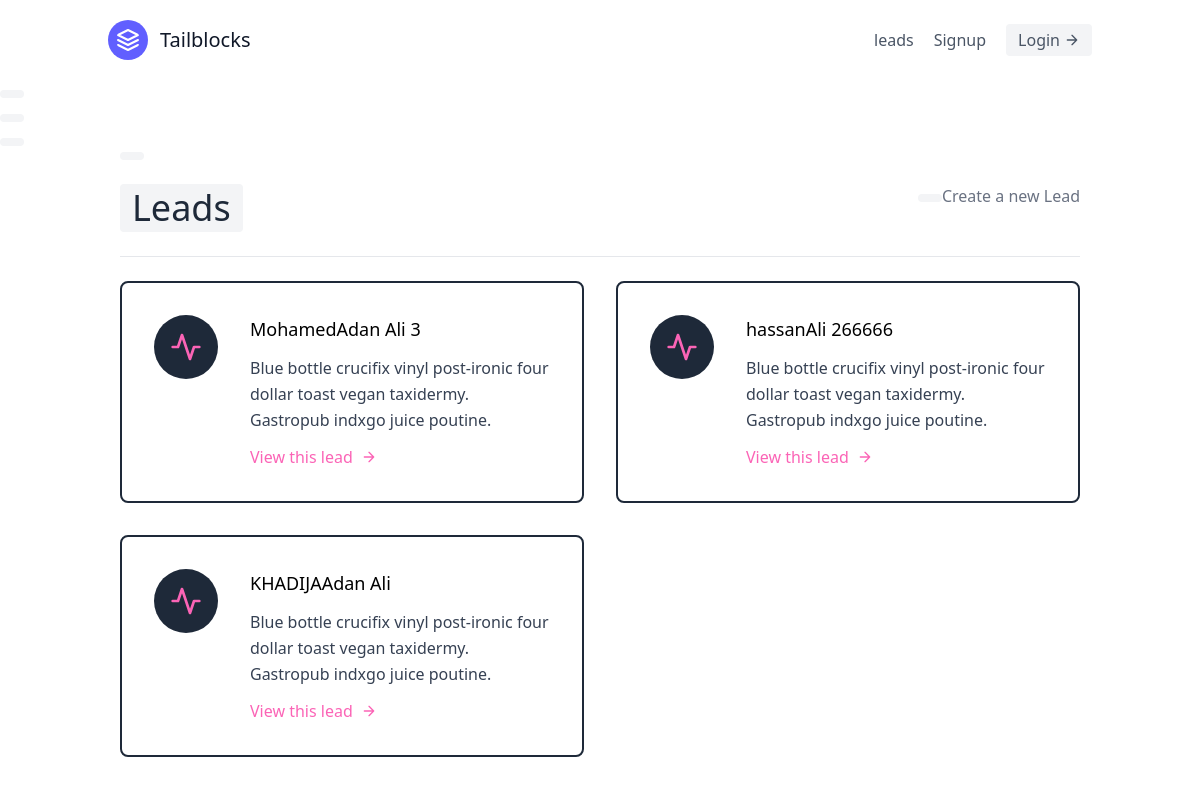
The page /leads/ on the database as committed earlier.
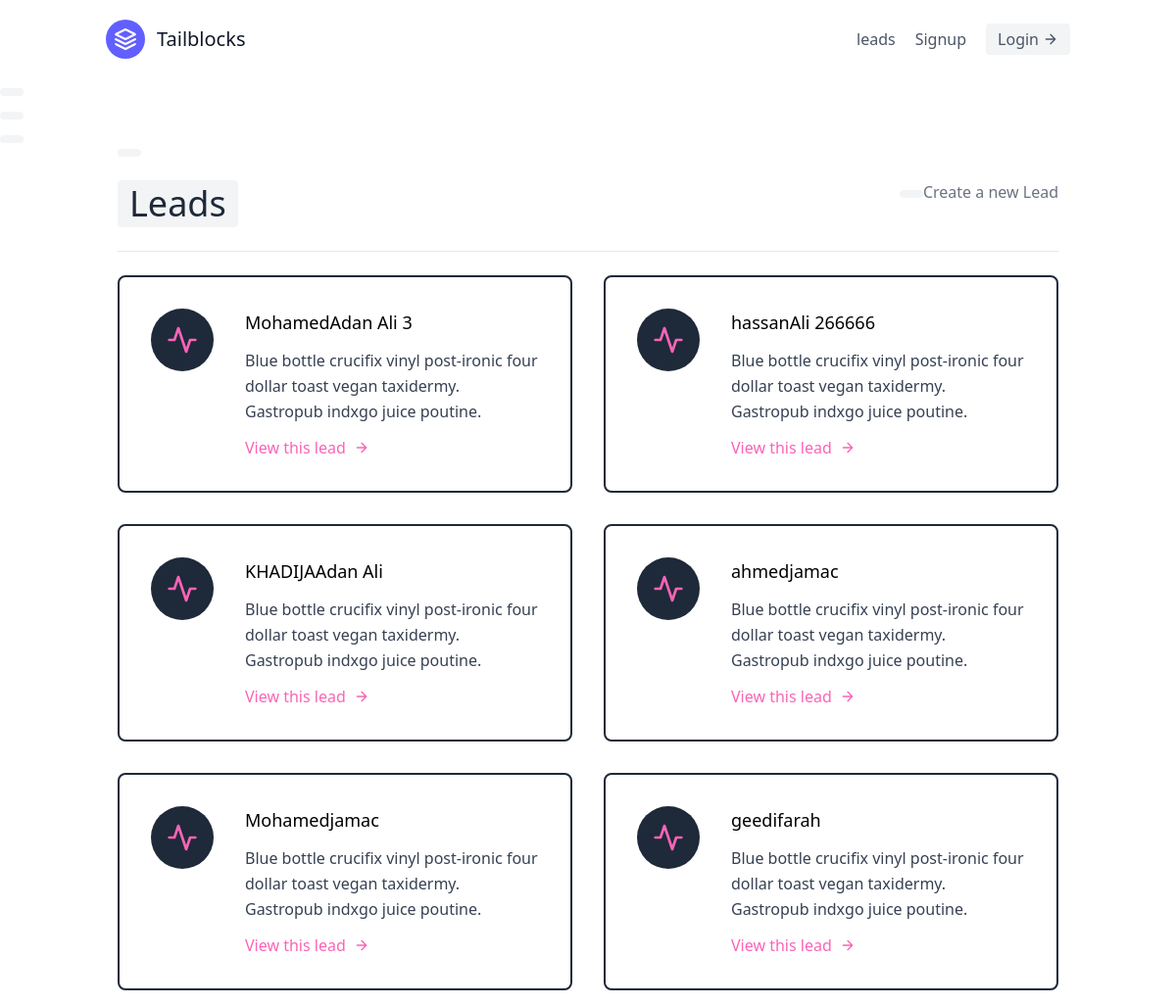
The same page on the database as committed later.
### leads/models.py (models this page shows, shortened)
class lead(models.Model):
    first_name = models.CharField(max_length=20)
    last_name = models.CharField(max_length=20)
    age = models.IntegerField(default=0)
    agent = models.ForeignKey("Agent", on_delete=models.CASCADE)

### leads/views.py (the view)
# urls.py: path("", LeadListView.as_view(), name="lead-list"),
class LeadListView(ListView):
    template_name = "leads/lead_list.html"
    queryset = lead.objects.all()

### leads/templates/leads/lead_list.html
{% extends "base.html" %}
{% block content %}
<section class="text-gray-700 body-font">
  <div class="container px-8  mx-auto flex flex-wrap">
  <div class="w-full mb-6 py-6 flex justify-between iterm-center border-b border-gray-200 ">
    <div>
        <h1 class="text-4xl text-gray-800">Leads</h1>
    </div>
    <div>
        <a class="text-gray-500 hover:text-blue-500" href="{% url 'leads:lead-create' %}">Create a new Lead</a>
    </div>
  </div>
    <div class="flex flex-wrap -m-4">
      {% for lead in object_list %}
        <div class="p-4 lg:w-1/2 md:w-full">
            <div class="flex border-2 rounded-lg border-gray-800 p-8 sm:flex-row flex-col">
                <div class="w-16 h-16 sm:mr-8 sm:mb-0 mb-4 inline-flex items-center justify-center rounded-full bg-gray-800 text-pink-400 flex-shrink-0">
                    <svg fill="none" stroke="currentColor" stroke-linecap="round" stroke-linejoin="round" stroke-width="2" class="w-8 h-8" viewBox="0 0 24 24">
                    <path d="M22 12h-4l-3 9L9 3l-3 9H2"></path>
                    </svg>
                </div>
                <div class="flex-grow">
                    <h2 class="text-black text-lg title-font font-medium mb-3">
                    {{ lead.first_name }}{{ lead.last_name }}
                    </h2>
                    <p class="leading-relaxed text-base">
                    Blue bottle crucifix vinyl post-ironic four dollar toast vegan taxidermy. Gastropub indxgo juice poutine.
                    </p>
                    <a href="{% url 'leads:lead-detail' lead.pk %}" class="mt-3 text-pink-400 inline-flex items-center">
                        View this lead
                        <svg fill="none" stroke="currentColor" stroke-linecap="round" stroke-linejoin="round" stroke-width="2" class="w-4 h-4 ml-2" viewBox="0 0 24 24">
                            <path d="M5 12h14M12 5l7 7-7 7"></path>
                        </svg>
                    </a>
                </div>
            </div>
        </div>
      {% endfor%}
    </div>
  </div>
</section>
{% endblock content%}

### templates/base.html (shortened to what this page needs)
{% load static %}
<!DOCTYPE html>
<html lang="en">
<head>
    <link href="{% static 'css/style.css'%}" rel="stylesheet ">
     <script src="https://unpkg.com/@tailwindcss/browser@4"></script>
</head>
<body>
    <div class=" mx-auto max-w-8xl ">
        {% include "navbar.html"%}
        {% block content %}
        {% endblock content%}
    </div>
</body>
</html>

### templates/navbar.html (shortened to what this page needs)
<header class="text-gray-600 body-font">
  <div class="container mx-auto flex flex-wrap p-5 flex-col md:flex-row items-center">
    <a class="flex title-font font-medium items-center text-gray-900 mb-4 md:mb-0">
      <svg xmlns="http://www.w3.org/2000/svg" fill="none" stroke="currentColor" stroke-linecap="round" stroke-linejoin="round" stroke-width="2" class="w-10 h-10 text-white p-2 bg-indigo-500 rounded-full" viewBox="0 0 24 24">
        <path d="M12 2L2 7l10 5 10-5-10-5zM2 17l10 5 10-5M2 12l10 5 10-5"></path>
      </svg>
      <span class="ml-3 text-xl">Tailblocks</span>
    </a>
    <nav class="md:ml-auto flex flex-wrap items-center text-base justify-center">
      <a href="{% url 'leads:lead-list'%}" class="mr-5 hover:text-gray-900">leads</a>
      <a class="mr-5 hover:text-gray-900">Signup</a>
    </nav>
    <a href="#" class="inline-flex items-center bg-gray-100 border-0 py-1 px-3 focus:outline-none hover:bg-gray-200 rounded text-base mt-4 md:mt-0">
        Login
        <svg fill="none" stroke="currentColor" stroke-linecap="round" stroke-linejoin="round" stroke-width="2" class="w-4 h-4 ml-1" viewBox="0 0 24 24">
        <path d="M5 12h14M12 5l7 7-7 7"></path>
        </svg>
  </div>
</header>

### templates/scripts.html (shortened to what this page needs)
{% load static %}

Rows that differ between the two databases and show on the page:
added lead: first_name "ahmed", last_name "jamac"
added lead: first_name "Mohamed", last_name "jamac"
added lead: first_name "geedi", last_name "farah"
